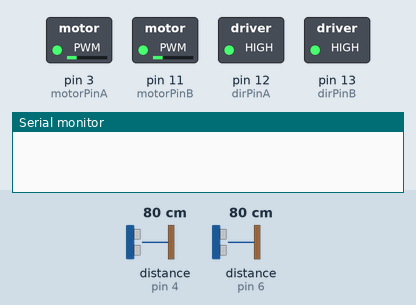
Recording of a sketch running on a simulated Arduino Uno, built with avr-gcc and run on an emulated ATmega328P. Shown: switched loads named in the sketch (green lamp = pin HIGH), the last lines printed to the serial monitor. Wiring (inferred from the names in the program): ultrasonic range finder: trigger pin 5; echo pin 4. Dashed ring = blinking. Inputs (shaded band) come from the test bench; at power-on: distance to the obstacle (sensors on pin 4, pin 6) 80 cm. The echo pulse lasts 58.3 µs per cm; pins used as bus, display or sensor lines are not drawn.

Above: at 1.2 s.
1.3 s: distance to the obstacle (sensor on pin 4) set to 24 cm
2.8 s: distance to the obstacle (sensor on pin 4) set to 19 cm
At 3.3 s:
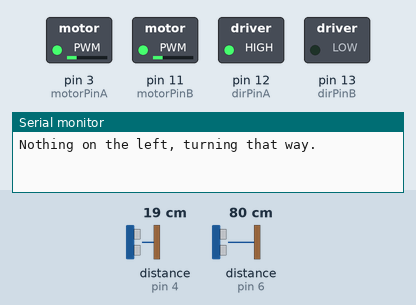
5.8 s: distance to the obstacle (sensor on pin 4) set to 35 cm
At 7.0 s:
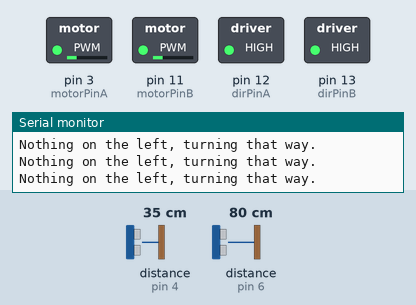
7.3 s: distance to the obstacle (sensor on pin 4) set to 2 cm
At 7.8 s:
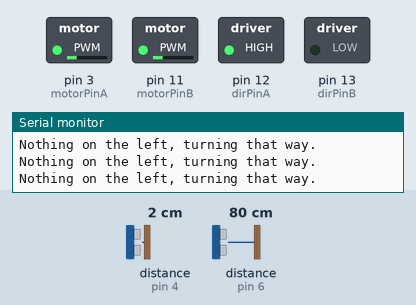
10.3 s: distance to the obstacle (sensor on pin 6) set to 23 cm
13.3 s: distance to the obstacle (sensor on pin 6) set to 19 cm
At 13.8 s:
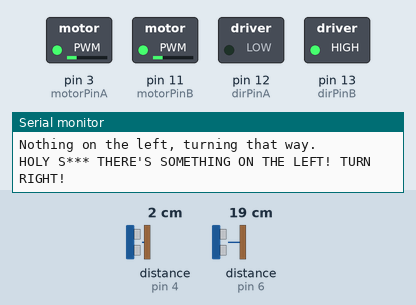
Timing chart, 0 to 17.3 s (numbered marks = the images above; inputs shaded):
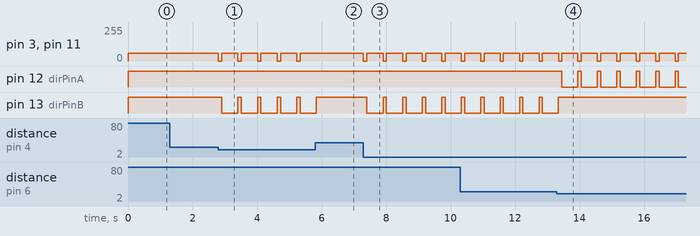

The sketch:

Driving_with_Sensors.ino
```cpp
//MISSION: approach obstacle, stop without a collision, turn 90 degrees, then proceed forward

const int motorSpeed = 60; //default speed for motors (in range 0-255)
const int motorPinA = 3, motorPinB = 11; //assigns motor control pins
const int dirPinA = 12, dirPinB = 13; //assigns motor direction pins
const int frontSensorPinTrigger = 5, frontSensorPinEcho = 4; //assigns front sensor control pins
const int sideSensorPinTrigger = 7, sideSensorPinEcho = 6; //assigns side sensor control pins
long rawDistanceFront, distanceFront, rawDistanceSide, distanceSide; //variables for sensor values

void setup() {
  Serial.begin(9600); //sets up serial port
  pinMode(motorPinA, OUTPUT); //sets up right motor
  pinMode(dirPinA, OUTPUT); //sets up right motor dirPin as OUTPUT
  pinMode(motorPinB, OUTPUT); //left motor
  pinMode(dirPinB, OUTPUT); //sets up left motor dirPin as OUTPUT
  pinMode(frontSensorPinTrigger, OUTPUT); //sets up front sensor
  pinMode(frontSensorPinEcho, INPUT); //front sensor feedback
  pinMode(sideSensorPinTrigger, OUTPUT); //sets up side sensor
  pinMode(sideSensorPinEcho, INPUT); //side sensor feedback
}

void loop() {
  digitalWrite(dirPinA, HIGH); //set right motor forward
  digitalWrite(dirPinB, HIGH); //set left motor forward
  analogWrite(motorPinA, motorSpeed);
  analogWrite(motorPinB, motorSpeed);
  checkForObstacle();
}

void checkForObstacle() {
  //if sensor value <= certain value, stop to avoid collision
  digitalWrite(frontSensorPinTrigger, HIGH); //send a ping with front sensor
  delayMicroseconds(10); // short delay
  digitalWrite(frontSensorPinTrigger, LOW); //set trigger low
  rawDistanceFront = pulseIn(frontSensorPinEcho, HIGH); //read echo pin
  distanceFront = (rawDistanceFront/2) / 29.1; // convert to cm

  if (distanceFront <= 20) {
    digitalWrite(motorPinA, LOW); //stop motor A
    digitalWrite(motorPinB, LOW); //stop motor B
    delay(100);
    turn90Degrees(); //now that we're stopped, turn to avoid the obstacle
  }
}

void turn90Degrees() {
  //check for an obstacle on the left
  digitalWrite(sideSensorPinTrigger, HIGH); //send a ping with side sensor
  delayMicroseconds(10); // short delay
  digitalWrite(sideSensorPinTrigger, LOW); //set trigger low
  rawDistanceSide = pulseIn(sideSensorPinEcho, HIGH); //read echo pin
  distanceSide = (rawDistanceSide/2) / 29.1; // convert to cm

  if (distanceSide <= 20) {
        Serial.println("HOLY S*** THERE'S SOMETHING ON THE LEFT! TURN RIGHT!");
	//turn right
        digitalWrite(dirPinA, LOW); //runs right motor backward
        digitalWrite(dirPinB, HIGH); //runs left motor forward
        analogWrite(motorPinA, motorSpeed);
        analogWrite(motorPinB, motorSpeed);
        delay(500);
  } else {
	Serial.println("Nothing on the left, turning that way.");
	//turn left
        digitalWrite(dirPinA, HIGH); //runs right motor forward
        digitalWrite(dirPinB, LOW); //runs left motor backward
        analogWrite(motorPinA, motorSpeed);
        analogWrite(motorPinB, motorSpeed);
        delay(500);
  }
}
```

Measured:
- the behaviour switches between 22 and 21 cm on distance to the obstacle (sensor on pin 4) (found by bisection; images 0 and 1)
- the behaviour switches between 21 and 20 cm on distance to the obstacle (sensor on pin 6) (found by bisection; images 3 and 4)
- after the input at 1.3 s, every drawn part: stays the same
- after the input at 2.8 s, pin 3 (motorPinA), pin 11 (motorPinB): alternates 60/255 for 0.50 s and 0/255 for 0.11 s, starting at once; pin 13 (dirPinB): alternates HIGH for 0.11 s and LOW for 0.50 s, starting after 0.11 s
- after the input at 5.8 s, pin 3 (motorPinA), pin 11 (motorPinB): stops changing and stays 60/255; pin 13 (dirPinB): goes on until 5.8 s, then stays HIGH
- after the input at 7.3 s, pin 3 (motorPinA), pin 11 (motorPinB): alternates 60/255 for 0.50 s and 0/255 for 0.11 s, starting at once; pin 13 (dirPinB): alternates HIGH for 0.11 s and LOW for 0.50 s, starting after 0.11 s
- after the input at 13.3 s, pin 12 (dirPinA): alternates HIGH for 0.10 s and LOW for 0.50 s, starting after 0.15 s; pin 13 (dirPinB): goes on until 13.3 s, then stays HIGH
